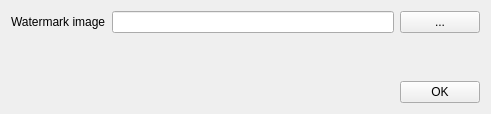
<?xml version="1.0" encoding="UTF-8"?>
<ui version="4.0">
 <class>SettingsDialog</class>
 <widget class="QWidget" name="SettingsDialog">
  <property name="geometry">
   <rect>
    <x>0</x>
    <y>0</y>
    <width>491</width>
    <height>114</height>
   </rect>
  </property>
  <property name="windowTitle">
   <string>Form</string>
  </property>
  <layout class="QVBoxLayout" name="verticalLayout">
   <item>
    <layout class="QHBoxLayout" name="horizontalLayout">
     <item>
      <widget class="QLabel" name="label">
       <property name="text">
        <string>Watermark image</string>
       </property>
      </widget>
     </item>
     <item>
      <widget class="QLineEdit" name="txt_path"/>
     </item>
     <item>
      <widget class="QPushButton" name="btn_browse">
       <property name="text">
        <string>...</string>
       </property>
      </widget>
     </item>
    </layout>
   </item>
   <item>
    <spacer name="verticalSpacer">
     <property name="orientation">
      <enum>Qt::Orientation::Vertical</enum>
     </property>
     <property name="sizeHint" stdset="0">
      <size>
       <width>20</width>
       <height>40</height>
      </size>
     </property>
    </spacer>
   </item>
   <item>
    <layout class="QHBoxLayout" name="horizontalLayout_2">
     <item>
      <spacer name="horizontalSpacer">
       <property name="orientation">
        <enum>Qt::Orientation::Horizontal</enum>
       </property>
       <property name="sizeHint" stdset="0">
        <size>
         <width>40</width>
         <height>20</height>
        </size>
       </property>
      </spacer>
     </item>
     <item>
      <widget class="QPushButton" name="btn_ok">
       <property name="text">
        <string>OK</string>
       </property>
      </widget>
     </item>
    </layout>
   </item>
  </layout>
 </widget>
 <resources/>
 <connections/>
</ui>
